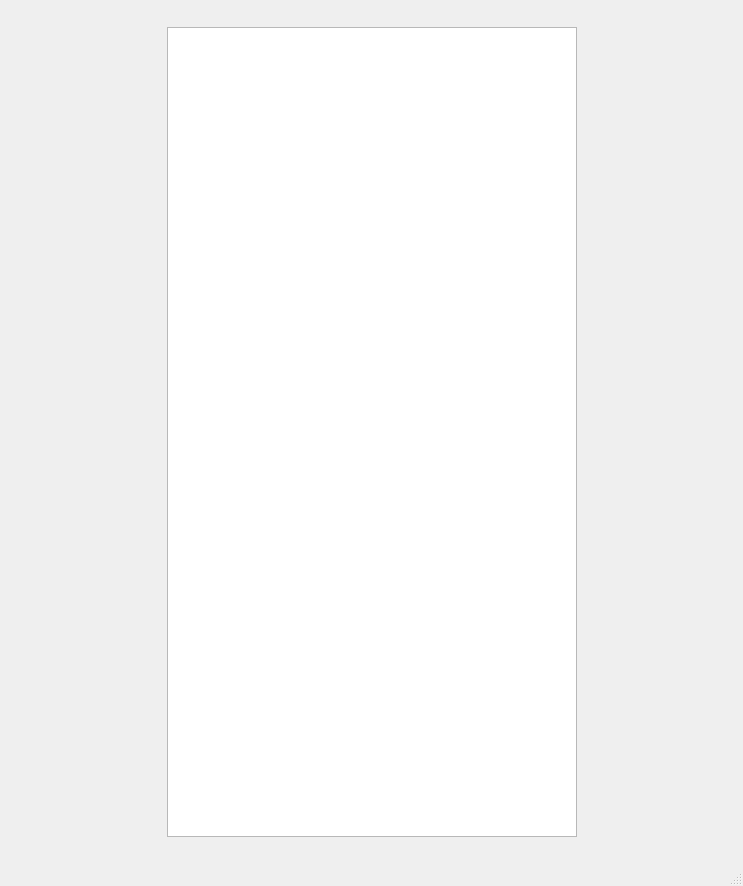
<?xml version="1.0" encoding="UTF-8"?>
<ui version="4.0">
 <class>MainWindow</class>
 <widget class="QMainWindow" name="MainWindow">
  <property name="geometry">
   <rect>
    <x>0</x>
    <y>0</y>
    <width>743</width>
    <height>886</height>
   </rect>
  </property>
  <property name="windowTitle">
   <string>MainWindow</string>
  </property>
  <widget class="QWidget" name="widget">
   <layout class="QVBoxLayout" name="verticalLayout_2">
    <item>
     <spacer name="verticalSpacer_2">
      <property name="orientation">
       <enum>Qt::Vertical</enum>
      </property>
      <property name="sizeHint" stdset="0">
       <size>
        <width>20</width>
        <height>40</height>
       </size>
      </property>
     </spacer>
    </item>
    <item>
     <layout class="QHBoxLayout" name="horizontalLayout">
      <item>
       <spacer name="horizontalSpacer_2">
        <property name="orientation">
         <enum>Qt::Horizontal</enum>
        </property>
        <property name="sizeHint" stdset="0">
         <size>
          <width>40</width>
          <height>20</height>
         </size>
        </property>
       </spacer>
      </item>
      <item>
       <widget class="HoldMenu" name="Left_menu" native="true"/>
      </item>
      <item>
       <widget class="QGraphicsView" name="graphicsView">
        <property name="sizePolicy">
         <sizepolicy hsizetype="Preferred" vsizetype="Preferred">
          <horstretch>0</horstretch>
          <verstretch>0</verstretch>
         </sizepolicy>
        </property>
        <property name="minimumSize">
         <size>
          <width>410</width>
          <height>810</height>
         </size>
        </property>
        <property name="maximumSize">
         <size>
          <width>410</width>
          <height>810</height>
         </size>
        </property>
       </widget>
      </item>
      <item>
       <widget class="Menu" name="Right_menu" native="true"/>
      </item>
      <item>
       <layout class="QVBoxLayout" name="verticalLayout"/>
      </item>
      <item>
       <spacer name="horizontalSpacer">
        <property name="orientation">
         <enum>Qt::Horizontal</enum>
        </property>
        <property name="sizeHint" stdset="0">
         <size>
          <width>40</width>
          <height>20</height>
         </size>
        </property>
       </spacer>
      </item>
     </layout>
    </item>
    <item>
     <spacer name="verticalSpacer">
      <property name="orientation">
       <enum>Qt::Vertical</enum>
      </property>
      <property name="sizeHint" stdset="0">
       <size>
        <width>20</width>
        <height>40</height>
       </size>
      </property>
     </spacer>
    </item>
   </layout>
  </widget>
  <widget class="QMenuBar" name="menubar">
   <property name="geometry">
    <rect>
     <x>0</x>
     <y>0</y>
     <width>743</width>
     <height>22</height>
    </rect>
   </property>
  </widget>
  <widget class="QStatusBar" name="statusbar"/>
 </widget>
 <customwidgets>
  <customwidget>
   <class>Menu</class>
   <extends>QWidget</extends>
   <header>menu.h</header>
   <container>1</container>
  </customwidget>
  <customwidget>
   <class>HoldMenu</class>
   <extends>QWidget</extends>
   <header>holdmenu.h</header>
   <container>1</container>
  </customwidget>
 </customwidgets>
 <resources/>
 <connections/>
</ui>
